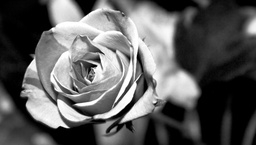
#> input picture meta_data/white_rose.jpg, 256 x 145 px, shrunk from 600 x 339 before the run, found by its file name
$ python resize_img.py
#> lines starting #> are read from the running program, lines starting #| are printed output that depends on the picture
#> further down, img is the input picture: shape (145, 256); min 0, max 255, mean 93.6
### src/lib/interpolation/bilinear.py
import numpy as np


def resize(img, scale):
    """Resize image using scale.

    Arguments
    ---------
    img : np.ndarray; (height_img, width_img); np.uint8
        Grayscale image to resize.
    scale : float
        Scale factor.

    Returns
    -------
    img_resized : np.ndarray; (scale*height_img, scale*width_img); np.uint8
        Resized grayscale image.
    """
#> called with scale = 2

    def get_bilinear_intensity(img, y, x):
        """Returns intensity of img at [y, x] using bilinear interpolation.

        Arguments
        ---------
        img : np.ndarray; (height_img, width_img); np.uint8
            Grayscale image to resize.
        y, x : float
            Coordinates in image where intensity is to be computed.

        Returns
        -------
        intensity_interpolated : int
            computed interpolated intensity value at [y,x].
        """
        # extract corner coordinates
        y_top = int(y)  # top in image representation is low in y value
        x_left = int(x)
        y_bottom = min(y_top+1, img.shape[0]-1)
        x_right = min(x_left+1, img.shape[1]-1)

        # extract fractional component
        y_frac = y - y_top
        x_frac = x - x_left

        # pixel values at corner
        intensity_top_left = img[y_top, x_left]
        intensity_top_right = img[y_top, x_right]
        intensity_bottom_left = img[y_bottom, x_left]
        intensity_bottom_right = img[y_bottom, x_right]

        # bilinear interpolation of intensity values based on fractional components
        intensity_interpolated_top = intensity_top_left * (1-x_frac) \
            + intensity_top_right * x_frac
        intensity_interpolated_bottom = intensity_bottom_left * (1-x_frac) \
            + intensity_bottom_right * x_frac
        intensity_interpolated = intensity_interpolated_top * (1-y_frac) \
            + intensity_interpolated_bottom * y_frac

        return intensity_interpolated

    # create empty resized image (shape clipped to int)
    height_img_resized = int(scale*img.shape[0])
#> height_img_resized = 290
    width_img_resized = int(scale*img.shape[1])
#> width_img_resized = 512
    img_resized = np.empty([height_img_resized, width_img_resized],
                           dtype=np.uint8)

    # scaling factor across height and width
    scale_height = img.shape[0] / img_resized.shape[0]
#> scale_height = 0.5
    scale_width = img.shape[1] / img_resized.shape[1]
#> scale_width = 0.5

    # compute intensity at each pixel
    for idx_row_resized in range(height_img_resized):
        for idx_col_resized in range(width_img_resized):

            # compute position of resized pixel in original image
            y = idx_row_resized * scale_height
            x = idx_col_resized * scale_width

            # fill value using bilinear interpolation
            img_resized[idx_row_resized, idx_col_resized] = get_bilinear_intensity(
                img, y, x)
#> this loop made 290 passes
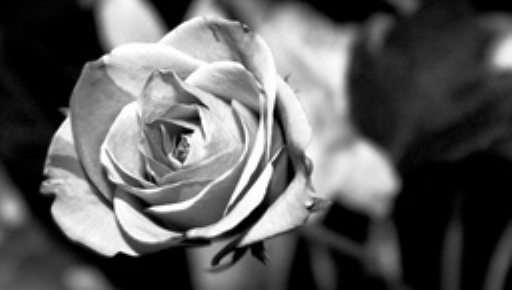
#> img_resized: shape (290, 512); min 0, max 255, mean 93.4

    return img_resized

### src/resize_img.py
import cv2 as cv
import numpy as np
import argparse
from lib.interpolation.bilinear import resize


def read_args():

    """Parses arguments from cmd.

    Returns
    -------
    args : argparse.Namespace
    """
    parser = argparse.ArgumentParser()
    parser.add_argument("-pi", "--path_img",
                        default="meta_data/white_rose.jpg",
                        help="path to input image.")
    parser.add_argument("-s", "--scale",
                        type=float, default=2,
                        help="scale factor for resizing.")

    args = parser.parse_args()
    return args


if __name__ == "__main__":
    # read command arguments
    args = read_args()

    # load image
    img = cv.imread(args.path_img, cv.IMREAD_GRAYSCALE)

    # resize using bilinear interpolation
    img_resized = resize(img, args.scale)

    # visualize
    cv.namedWindow("original image", cv.WINDOW_AUTOSIZE)
    cv.moveWindow("original image", 10, 10)
    cv.imshow("original image", img)
    cv.imwrite("img_original.png", img)

    cv.namedWindow("resized image", cv.WINDOW_AUTOSIZE)
    cv.moveWindow("resized image", 200, 10)
    cv.imshow("resized image", img_resized)
    cv.imwrite("img_resized.png", img_resized)

    cv.waitKey(0)
    cv.destroyAllWindows()
